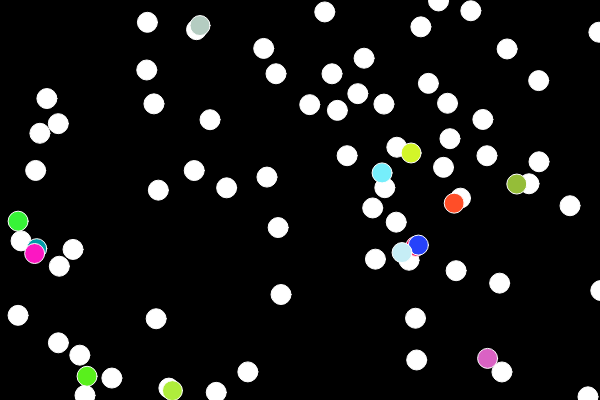
Frame 1 (no input)
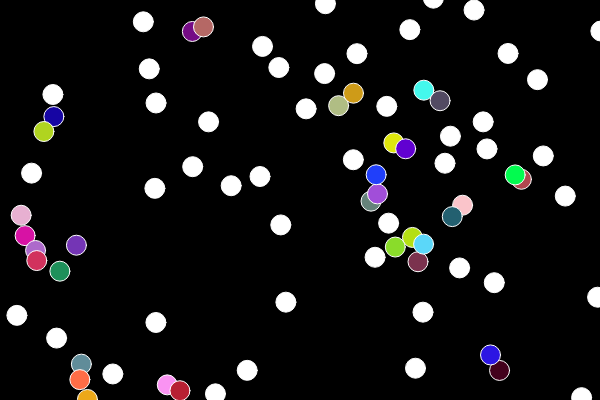
Frame 60 (no input)
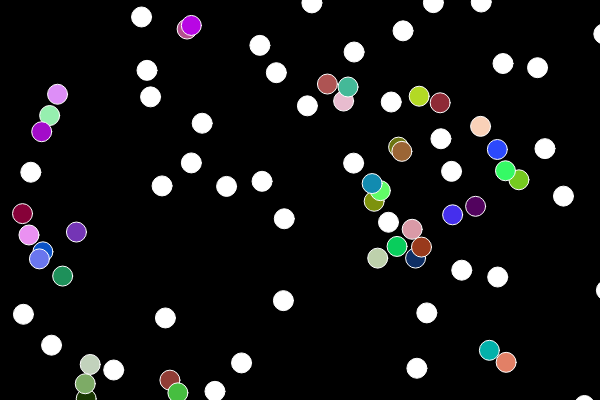
Frame 120 (the mouse pressed at the canvas centre since frame 60)

The p5.js sketch that drew these frames (run headless with seeded random() and noise() and a simulated clock; from frame 60 on, the mouse is pressed at the canvas centre):

// p5.js sketch
// ── sketch.js
// var b1;
// var b2;
var bubbles = [];

function setup() {
  createCanvas(600, 400);
  for (var i = 0; i < 80; i++) {
    bubbles[i] = new Bubble(random(width), random(height));
  }
  // bubbles[0] = new Bubble(250, 200);
  // bubbles[1] = new Bubble(350, 200);
}

function draw() {
  background(0);

  for (var i = 0; i < bubbles.length; i++) {
    bubbles[i].update();
    bubbles[i].display();
      for (var j = i+1; j < bubbles.length; j++) {
        if (bubbles[i].intersects(bubbles[j])) {
    // for (var j = 1; j < bubbles.length; j++) {
    //   if (i != j && bubbles[i].intersects(bubbles[j])) {
        bubbles[i].changeColor();
        bubbles[j].changeColor();
      }
    }
  }

  // bubbles[0].update();
  // bubbles[1].update();
  // bubbles[0].display();
  // bubbles[1].display();

  if (bubbles[0].intersects(bubbles[1])) {
    bubbles[0].changeColor();
    bubbles[1].changeColor();
  }
}

// ── bubble.js
function Bubble(x, y) {
  this.x = x;
  this.y = y;
  this.r = 10;
  this.col = color(255);

  this.changeColor = function() {
    this.col = color(random(255), random(255), random(255));
  }

  this.intersects = function(other) {
    var d = dist(this.x, this.y, other.x, other.y);
    if (d < this.r + other.r) {
      return true;
    } else {
      return false;
    }
  }

  this.display = function() {
    stroke(255);
    fill(this.col);
    ellipse(this.x, this.y, this.r * 2, this.r * 2);
  }

  this.update = function() {
    this.x = this.x + random(-1, 1);
    this.y = this.y + random(-1, 1);
  }
}
